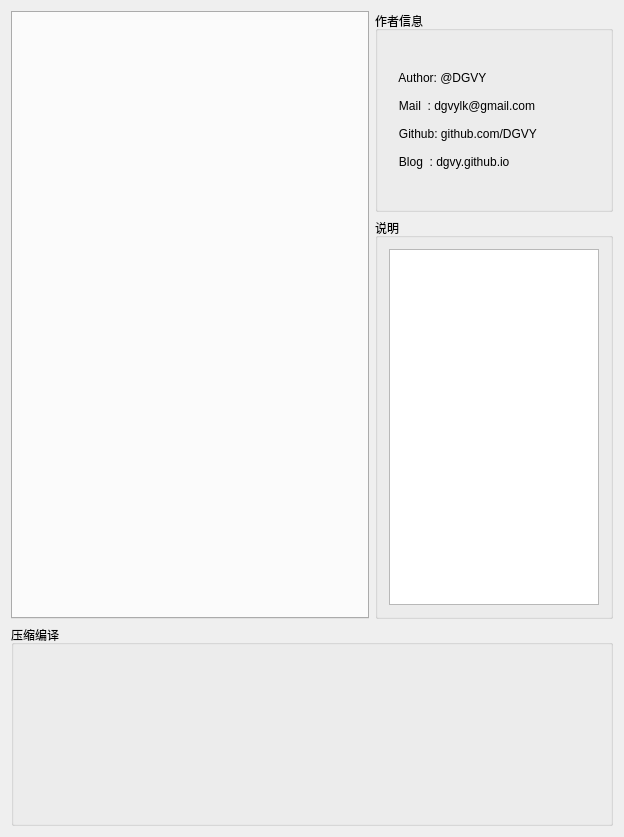
<?xml version="1.0" encoding="UTF-8"?>
<ui version="4.0">
 <class>NsisGuiGuidDlgClass</class>
 <widget class="QDialog" name="NsisGuiGuidDlgClass">
  <property name="geometry">
   <rect>
    <x>0</x>
    <y>0</y>
    <width>624</width>
    <height>837</height>
   </rect>
  </property>
  <property name="windowTitle">
   <string>NsisGuiGuidDlg</string>
  </property>
  <layout class="QGridLayout" name="gridLayout" columnstretch="3,2">
   <item row="3" column="0" colspan="2">
    <widget class="QGroupBox" name="GBCompile">
     <property name="title">
      <string>压缩编译</string>
     </property>
    </widget>
   </item>
   <item row="1" column="1" rowspan="2">
    <widget class="QGroupBox" name="Brief">
     <property name="title">
      <string>说明</string>
     </property>
     <layout class="QHBoxLayout" name="horizontalLayout">
      <item>
       <widget class="QTextBrowser" name="textBrowser"/>
      </item>
     </layout>
    </widget>
   </item>
   <item row="0" column="1">
    <widget class="QGroupBox" name="Author">
     <property name="title">
      <string>作者信息</string>
     </property>
     <layout class="QHBoxLayout" name="horizontalLayout_2">
      <item>
       <widget class="QLabel" name="label">
        <property name="text">
         <string>   Author: @DGVY

   Mail  : dgvylk@gmail.com

   Github: github.com/DGVY

   Blog  : dgvy.github.io</string>
        </property>
       </widget>
      </item>
     </layout>
    </widget>
   </item>
   <item row="0" column="0" rowspan="3">
    <widget class="QTabWidget" name="SettingsWidget"/>
   </item>
  </layout>
 </widget>
 <layoutdefault spacing="6" margin="11"/>
 <resources>
  <include location="../Resources/NsisGuiGuidDlg.qrc"/>
 </resources>
 <connections/>
</ui>
